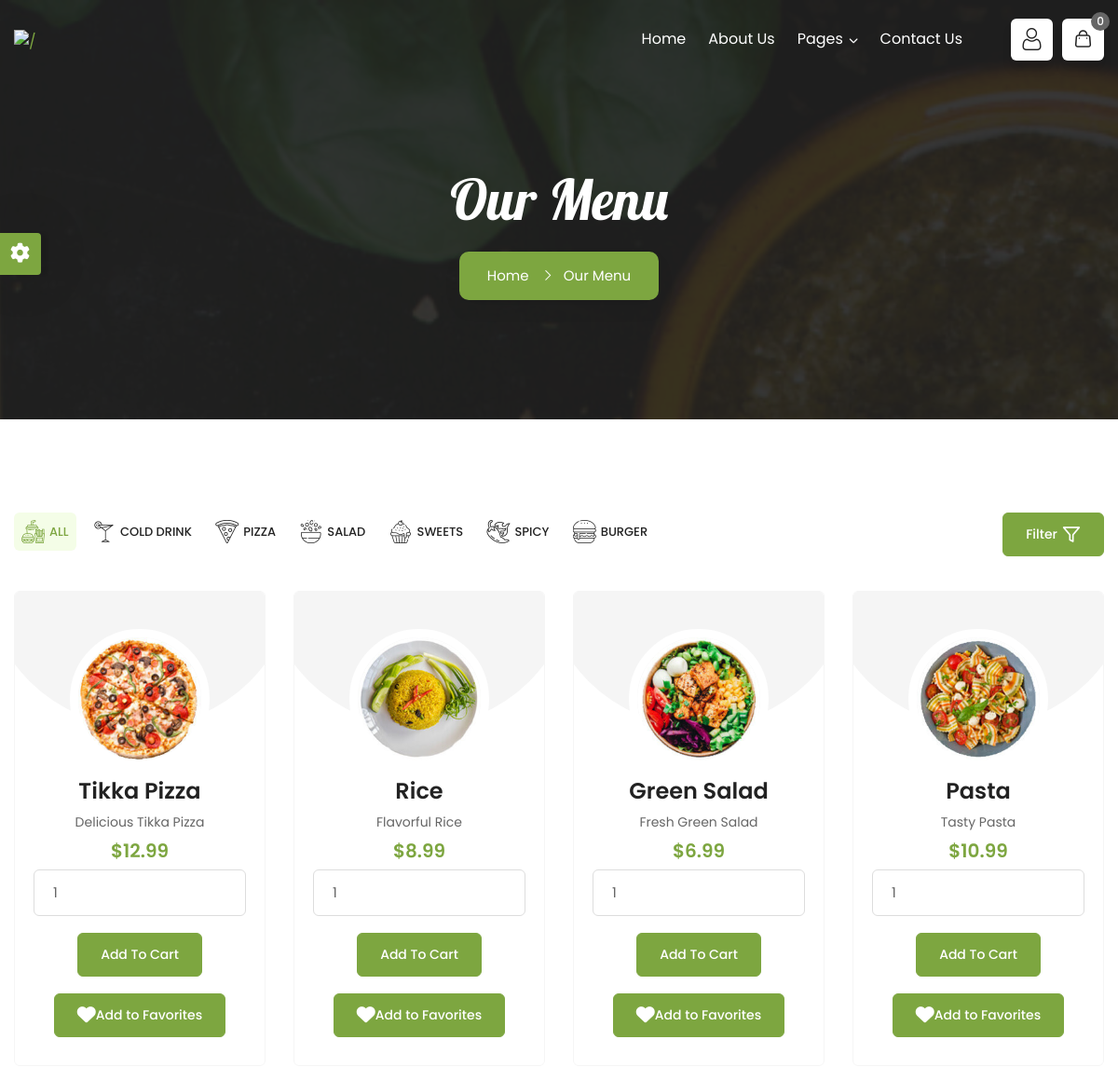
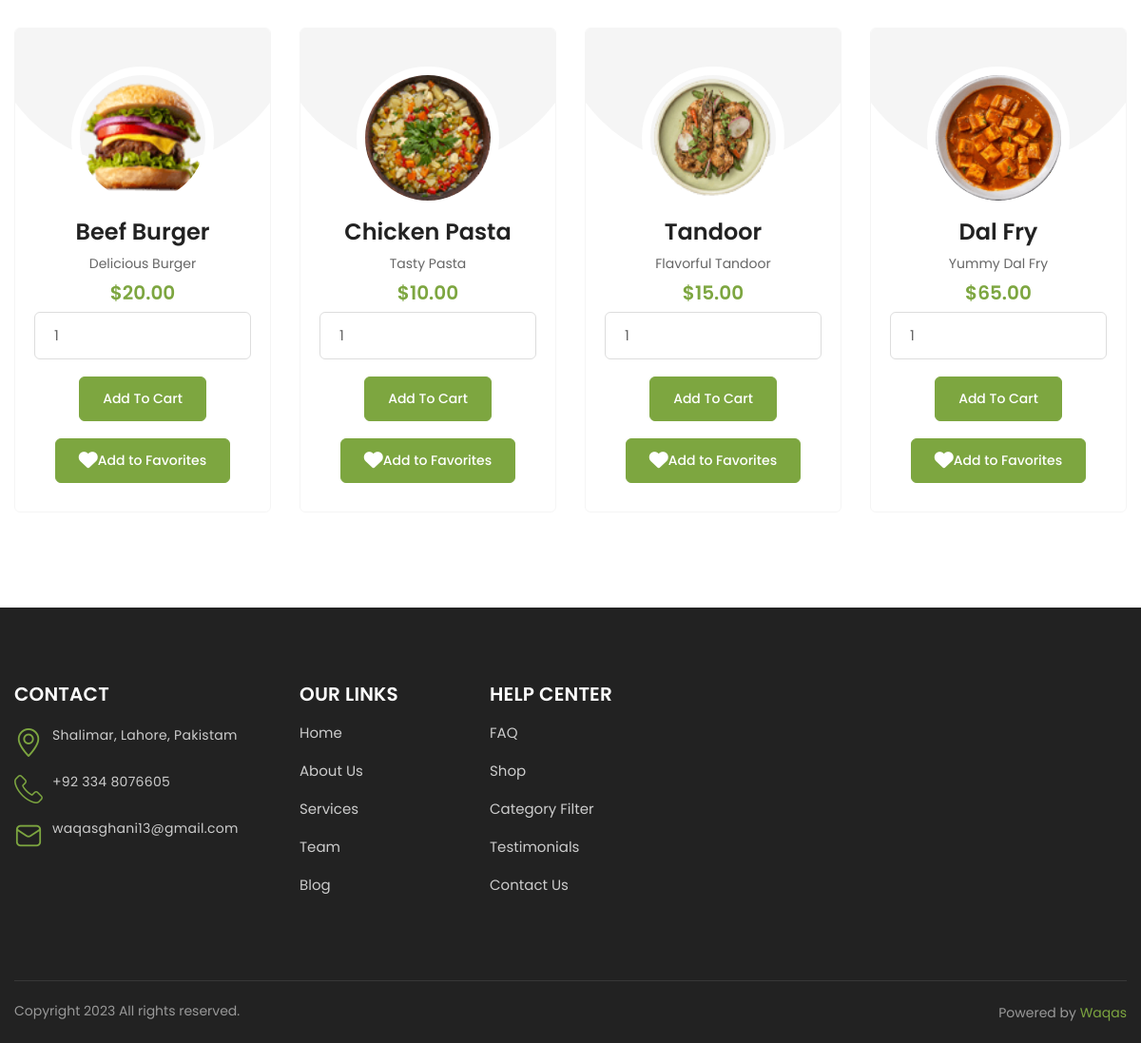
Page /menu.php on the committed database (2 pictures, top to bottom).
### tables this page shows
CREATE TABLE `products` (
  `product_id` int(11) NOT NULL,
  `name` varchar(255) NOT NULL,
  `description` text DEFAULT NULL,
  `picture` varchar(255) DEFAULT NULL,
  `price` decimal(10,2) DEFAULT NULL,
  `discount` int(11) DEFAULT 0,
  `total_sales` decimal(10,2) DEFAULT 0.00,
  `CreatedAt` datetime NOT NULL,
  `UpdatedAt` datetime NOT NULL,
  `Active` tinyint(1) NOT NULL,
  `menu_item_id` int(11) DEFAULT NULL
);

### db.php (called while the page is built, shortened)
<?php
class db
{
	public static function open()
	{
		$servers = array('localhost', '127.0.0.1', 'localhost');
		if (in_array($_SERVER['HTTP_HOST'], $servers)) {
			$dbuser = 'root';
			$dbpwd = '';
			$dbname = 'foodie_express';
			$dbserver = 'localhost';
		} else {
			$dbuser = 'u280947323_admin';
			$dbpwd = 'test123_123';
			$dbname = 'foodie_express';
			$dbserver = 'localhost';
		}
		$db = mysqli_connect($dbserver, $dbuser, $dbpwd, $dbname);
		return $db;
	}
	public static function getRecords($query, $cursor = NULL, $pageSize = NULL)
	{
		$db = db::open();
		$result = $db->query($query);
		if ($result->num_rows > 0) {
			$i = 0;
			while ($row = $result->fetch_assoc()) {
				$recordset[$i] = $row;
				$i++;
			}
		} else {
			$recordset = false;
		}
		return ($recordset);
	}
	public static function getRecord($query)
	{
		$db = db::open();
		$result = $db->query($query);
		if ($result->num_rows > 0) {
			$recordset = $result->fetch_assoc();
		} else {
			$recordset = false;
		}
		return ($recordset);
	}
}
?>

### menu.php (the view, shortened to what this page needs)
<?php
    include "header.php";
?>
	<div class="page-content bg-white">
		<div class="dz-bnr-inr style-1 text-center bg-parallax" style="background-image:url('assets/images/banner/bnr5.jpg'); background-size:cover; background-position:center;">
			<div class="container">
				<div class="dz-bnr-inr-entry">
					<h1>Our Menu</h1>
					<nav aria-label="breadcrumb" class="breadcrumb-row">
						<ul class="breadcrumb">
							<li class="breadcrumb-item"><a href="index.html">Home</a></li>
							<li class="breadcrumb-item active" aria-current="page">Our Menu</li>
						</ul>
					</nav>
				</div>
			</div>
		</div>
		<section class="content-inner">
			<div class="container">
				<div class="row">
					<div class="col-xl-10 col-lg-9 col-md-12">
						<div class="site-filters style-1 clearfix">
							<ul class="filters" data-bs-toggle="buttons">
								<li data-filter=".All" class="btn active"><a href="javascript:void(0);"><span><i class="flaticon-fast-food"></i></span>ALL</a></li>
								<li data-filter=".drink" class="btn"><a href="javascript:void(0);"><span><i class="flaticon-cocktail"></i></span>COLD DRINK</a></li>
								<li data-filter=".pizza" class="btn"><a href="javascript:void(0);"><span><i class="flaticon-pizza-slice"></i></span>PIZZA</a></li>
								<li data-filter=".salad" class="btn"><a href="javascript:void(0);"><span><i class="flaticon-salad"></i></span>SALAD</a></li>
								<li data-filter=".sweet" class="btn"><a href="javascript:void(0);"><span><i class="flaticon-cupcake"></i></span>SWEETS</a></li>
								<li data-filter=".spicy" class="btn"><a href="javascript:void(0);"><span><i class="flaticon-chili-pepper"></i></span>SPICY</a></li>
								<li data-filter=".burger" class="btn"><a href="javascript:void(0);"><span><i class="flaticon-hamburger-1"></i></span>BURGER</a></li>
							</ul>
						</div>
					</div>
					<div class="col-xl-2 col-lg-3 col-md-12 text-lg-end mb-lg-0 m-b30 d-flex d-lg-block align-items-center justify-content-between">
						<a data-bs-toggle="offcanvas" href="#offcanvasFilter" role="button" aria-controls="offcanvasFilter" class="btn btn-primary filter-btn btn-hover-2">
							Filter <span><i class="icon-filter m-l5"></i></span>
						</a>
					</div>
				</div>
				<ul id="" class="row">
				<?php
    require_once('db.php');
    $productQuery = "SELECT * FROM products WHERE Active = 1";
    $products = db::getRecords($productQuery);
    foreach ($products as $product) {
?>
        <li class="card-container col-lg-3 col-md-6 col-sm-6 m-b30 All <?php echo $product['menu_item_id']; ?>">
            <div class="dz-img-box style-2 box-hover">
                <div class="dz-media">
                    <img src="<?php echo $product['picture']; ?>" alt="<?php echo $product['name']; ?>">
                </div>
                <div class="dz-content">
                    <h4 class="dz-title"><a href="product-detail.html"><?php echo $product['name']; ?></a></h4>
                    <p><?php echo $product['description']; ?></p>
                    <h5 class="dz-price text-primary">$<?php echo $product['price']; ?></h5>
                    <form action="add_to_cart.php" method="post">
                        <input type="number" name="quantity" value="1" min="1" id="quantity_<?php echo $product['product_id']; ?>">
                        <button type="submit" name="add_to_cart" class="btn btn-primary btn-hover-2">
                        </button>
                    </form>
                    <button class="add-to-favorites btn btn-primary btn-hover-2" data-product-id="<?php echo $product['product_id']; ?>">
                        <i class="fas fa-heart"></i> Add to Favorites
                    </button>
                </div>
            </div>
        </li>
<?php
    }
?>
				</ul>
			</div>
		</section>
	</div>
<?php
    include "footer.php"
?>

### header.php (shortened to what this page needs)
<!DOCTYPE html>
<html lang="en">
<head>
    <link href="assets/vendor/magnific-popup/magnific-popup.min.css" rel="stylesheet">
	<link href="assets/vendor/swiper/swiper-bundle.min.css" rel="stylesheet">
	<link href="assets/vendor/bootstrap-select/css/bootstrap-select.min.css" rel="stylesheet">
    <link rel="stylesheet" href="assets/vendor/rangeslider/rangeslider.css">
    <link rel="stylesheet" href="assets/vendor/switcher/switcher.css">
    <link rel="stylesheet" href="assets/css/style.css">
    <link class="skin" rel="stylesheet" href="assets/css/skin/skin-1.css">
</head>
<body id="bg">
<div class="page-wraper">
	<header class="site-header mo-left header header-transparent style-1">
		<div class="sticky-header main-bar-wraper navbar-expand-lg">
			<div class="main-bar clearfix ">
				<div class="container clearfix">
					<div class="logo-header mostion">
						<a href="index.html" class="anim-logo-white"><img src="assets/images/logo2.png" alt="/"></a>
					</div>
					<div class="extra-nav">
						<div class="extra-cell">
							<ul>
								<li>
									<a class="btn btn-white btn-square btn-shadow" data-bs-toggle="offcanvas" href="#offcanvasLogin" role="button" aria-controls="offcanvasLogin">
										<i class="flaticon-user"></i>
									</a>
								</li>
								<li>
								<?php
									require_once('db.php');
									$user_id = 1;
									$cartItemCountQuery = "SELECT COUNT(ci.product_id) AS item_count
														FROM cartitems ci
														INNER JOIN carts c ON ci.cart_id = c.cart_id
														WHERE c.user_id = $user_id";
									$cartItemCountResult = db::getRecord($cartItemCountQuery);
									$itemCount = isset($cartItemCountResult['item_count']) ? $cartItemCountResult['item_count'] : 0;
								?>
								<a href="shop-cart.php">
									<button type="button" class="btn btn-white btn-square btn-shadow cart-btn">
										<i class="flaticon-shopping-bag-1"></i>
										<span class="badge"><?php echo $itemCount; ?></span>
									</button>
								</a>
								</li>
							</ul>
						</div>
					</div>
					<div class="header-nav navbar-collapse collapse justify-content-end" id="navbarNavDropdown">
						<ul class="nav navbar-nav navbar white">
							<li><a href="index.php">Home</a></li>
							<li><a href="about-us.php">About us</a></li>
							<li class="sub-menu-down"><a href="javascript:void(0);">Pages</a>
							</li>
							<li><a href="contact-us.php">Contact Us</a></li>
						</ul>
					</div>
				</div>
			</div>
		</div>
	</header>

### footer.php (shortened to what this page needs)
	<footer class="site-footer  style-1 bg-dark" id="footer">
		<div class="footer-top">
            <div class="container">
				<div class="row">
					<div class="col-xl-3 col-lg-3 col-md-5 wow fadeInUp" data-wow-delay="0.5s">
						<div class="widget widget_getintuch">
							<h5 class="footer-title">Contact</h5>
							<ul>
								<li>
									<i class="flaticon-placeholder"></i>
									<p>Shalimar, Lahore, Pakistam</p>
								</li>
								<li>
									<i class="flaticon-telephone"></i>
									<p>+92 334 8076605</p>
								</li>
								<li>
									<i class="flaticon-email-1"></i>
									<p>waqasghani13@gmail.com</p>
								</li>
							</ul>
						</div>
					</div>
					<div class="col-xl-2 col-lg-2 col-md-3 col-6 wow fadeInUp" data-wow-delay="0.6s">
						<div class="widget widget_services">
							<h5 class="footer-title">Our Links</h5>
							<ul>
								<li><a href="index.html"><span>Home</span></a></li>
								<li><a href="about-us.html"><span>About Us</span></a></li>
								<li><a href="services.html"><span>Services</span></a></li>
								<li><a href="team.html"><span>Team</span></a></li>
								<li><a href="blog-standard.html"><span>Blog</span></a></li>
							</ul>
						</div>
					</div>
					<div class="col-xl-2 col-lg-2 col-md-3 col-6 wow fadeInUp" data-wow-delay="0.7s">
						<div class="widget widget_services">
							<h5 class="footer-title">Help Center</h5>
							<ul>
								<li><a href="faq.html"><span>FAQ</span></a></li>
								<li><a href="shop-style-1.html"><span>Shop</span></a></li>
								<li><a href="shop-style-2.html"><span>Category Filter</span></a></li>
								<li><a href="testimonial.html"><span>Testimonials</span></a></li>
								<li><a href="contact-us.html"><span>Contact Us</span></a></li>
							</ul>
						</div>
					</div>
				</div>
            </div>
        </div>
		<div class="container">
			<div class="footer-bottom">
				<div class="row">
					<div class="col-xl-6 col-md-6 text-md-start">
						<p>Copyright 2023 All rights reserved.</p>
					</div>
					<div class="col-xl-6 col-md-6 text-md-end">
						<span class="copyright-text">Powered by <a href="http://waqas-rashid.000webhostapp.com/" target="_blank">Waqas</a></span>
					</div>
				</div>
            </div>
        </div>
    </footer>
</div>
</body>
</html>

### assets/css/skin/skin-1.css (style rules this page uses)
:root { --primary: #7DA640; --primary-hover:#6d9533; --primary-dark: #4a6a1a; --rgba-primary-1: rgba(125, 166, 64, 0.1); --rgba-primary-2: rgba(125, 166, 64, 0.2); --rgba-primary-3: rgba(125, 166, 64, 0.3); --rgba-primary-4: rgba(125, 166, 64, 0.4); --rgba-primary-5: rgba(125, 166, 64, 0.5); --rgba-primary-05: rgba(125, 166, 64, 0.05); --rgba-primary-6: rgba(125, 166, 64, 0.6); --rgba-primary-7: rgba(125, 166, 64, 0.7); --rgba-primary-8: rgba(125, 166, 64, 0.8); --rgba-primary-9: rgba(125, 166, 64, 0.9); --theme-text-color: #fff; --secondary: #ffc822; --title: #222222; --bg-light: #F4FDE7; }

### rows in the picture
products: picture (picture), name "Tikka Pizza", description "Delicious Tikka Pizza", price "12.99"
products: picture (picture), name "Rice", description "Flavorful Rice", price "8.99", quantity "1"
products: picture (picture), name "Green Salad", description "Fresh Green Salad", price "6.99"
products: picture (picture), name "Pasta", description "Tasty Pasta", price "10.99"
products: shows a picture, name "Beef Burger", description "Delicious Burger", price "20.00"
products: shows a picture, name "Chicken Pasta", description "Tasty Pasta", price "10.00"
products: shows a picture, name "Tandoor", description "Flavorful Tandoor", price "15.00"
products: shows a picture, name "Dal Fry", description "Yummy Dal Fry", price "65.00"

### other values in the picture
$itemCount "0"
